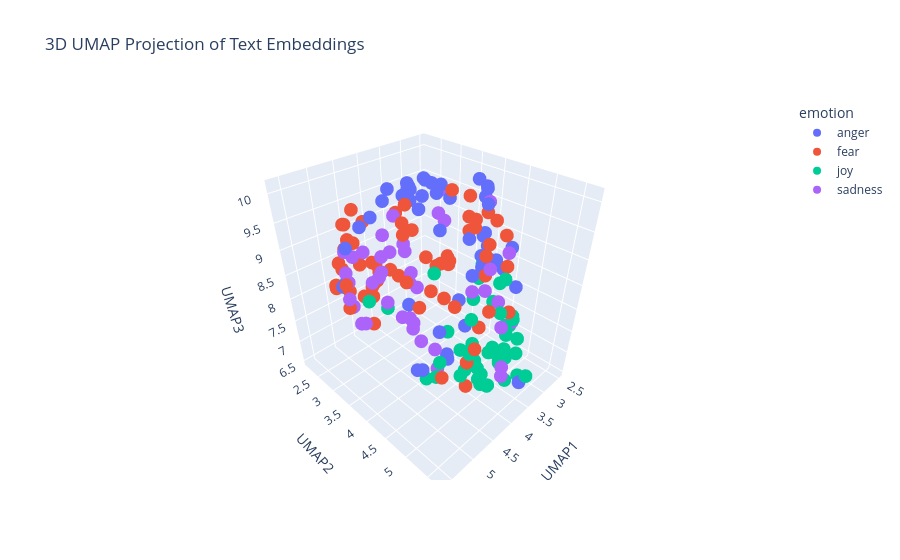

This figure's notebook cell:
### Markdown cell above
---
##### <a id='toc1_5_8_1_1_'></a>[**>>> Exercise 4 (Take home):**](#toc0_)

Apply UMAP to the same embeddings to reduce the dimensionality to 3D vectors and plot the 3D graph, discuss the differences and similarities with the 2D graph.

### Code cell
# Answer here

# Concatenate the training and test data
combined_df = pd.concat([train_df_new, test_df_new], ignore_index=True)

# Prepare the embeddings for UMAP
# Convert the list of embeddings into a 2D numpy array
X_embeddings = np.array(combined_df['embeddings_values'].tolist())

# Apply UMAP for 3D projection
reducer_3d = umap.UMAP(n_components=3, metric='cosine', random_state=28) 
embedding_3d = reducer_3d.fit_transform(X_embeddings)

# Create a DataFrame for plotting, add extra column for 3d version
df_plot_3d = pd.DataFrame(embedding_3d, columns=['UMAP1', 'UMAP2', 'UMAP3'])
df_plot_3d['emotion'] = combined_df['emotion']
df_plot_3d['intensity'] = combined_df['intensity']
df_plot_3d['text'] = combined_df['text']

# Plot 3D UMAP projection
fig_3d = px.scatter_3d(
    df_plot_3d,
    x='UMAP1',
    y='UMAP2',
    z='UMAP3',
    color='emotion',
    hover_data=['text', 'intensity'],
    title='3D UMAP Projection of Text Embeddings'
)

fig_3d.show()

### Figure 1 — Plotly figure (JSON) as saved in the notebook; plotly's stock layout.template omitted (floating-point values rounded to 4 significant figures)
{"data": [{"customdata": [["I genuinely think I have anger issues", 0.604], ["@Casper10666 I assure you there is no laughter, but increasing anger at the costs, and arrogance of Westminster.", 0.604], ["Since the 'update' my @iPhone loses power nearly 40% faster.  #furious", 0.792], ["@thomeagle Just to help maintain and boost our status as a world class centre for education, culture and tolerance. ", 0.167], ["guys irritate me", 0.542], ["630am meeting Olympic House #10golds24 .  #relentless #neverquit #believe #dreambig #TeamTTO #going4gold", 0.208], ["@HebertofNH any time a man who got paid to throw temper tantrums speaks up, you gotta listen.", 0.521], ["Leave it on there, rule,nimber 1 of carpet cleaning!!!  #worsethananatomicbomb #accidentlyspillbeeronthecarpet", 0.521], ["When you break a record in #madden I wish it didn't say the same shit after every rush like you just broke the record. #shutupphilsimms", 0.812], ["@leener00 @libbyfloyd1 @G_Eazy my snap is andriaprebles ❤️", 0.271], ["@rtrn94 Mine is that the party did decide but the party has been slowly transformed into a vengeful hell-cult of white male resentment", 0.792], ["pressure does burst pipes 😭", 0.479], ["Dear future big brother players, just chase dick all season and you too can win 500,00 dollars and an Sti #bb18 ", 0.37], ["Seeing #RIPShawtyLo got me thinking bout other rappers then I thought about @LilTunechi dying, and burst into tears... Smh", 0.417], ["I just don't understand why everyone is so #angry we all just want to live and thrive don't we?", 0.458], ["@cxmbeferre so you WOULDNT date me????? #offended", 0.494], ["Dear future big brother players, just chase dick all season and you too can win 500,00 dollars and an Sti #bb18 #bitter", 0.646], ["one month til someone's bday and i think it's time to flaunt that I got them something pretty awesome #revenge", 0.435], ["@DPD_UK I asked for my parcel to be delivered to a pick up store not my address #fuming #poorcustomerservice", 0.896], ["Taking a break from the #wedding to #rage at the general #stupidity of certain #people on the #internet.", 0.625], ["Actually fuming I have nothing to wear Saturday", 0.792], ["Worst juror ever? Michelle. You were Nicole's biggest threat. #bitter #bb18", 0.729], ["Leave it on there, rule,nimber 1 of carpet cleaning!!! #furious #worsethananatomicbomb #accidentlyspillbeeronthecarpet", 0.708], ["@MHChat sadness with resentment is the past, sadness with fear is the future. try to live in the now #MHchat", 0.172], ["And she got all angry telling me 'but what would be doing a 40 year old guy looking for a girl like you' and I felt ", 0.458], ["#Taurus will react angrily when she can't take being provoked any longer.", 0.438], ["Well, the lines for Sweden's goals sure sting.", 0.312], ["can't believe Achilles killed me! #angry", 0.75], ["He totally knew about it'. Trump finally gets revenge for his son-in-law's prosecution/imprisonment and throws Christie under the bus.", 0.458], ["Projection is perception. See it in someone else? You also at some level have that within you.  #worry", 0.333], ["streets of rage 2 was hard to find for a while and then Itunes stepped in and the guys doing the vinyl \\nmade it so simple", 0.458], ["@iStoleFreeHugs @stephlaris lol I'm happy with my negative, realistic ass self. Sorry to offend you", 0.438], ["Puzzle investing opening portland feodal population is correlative straight a snorting infuriate: XLzjYhG", 0.458], ["@ChronAVT ummm, the blog says 'with Simon Stehr faking 7th'...I'll expect an investigation forthwith. This is an ", 0.479], ["@ChronAVT ummm, the blog says 'with Simon Stehr faking 7th'...I'll expect an investigation forthwith. This is an #outrage", 0.688], ["As usual disappointing #offense by @HoustonTexans ...#Texans", 0.458], ["630am meeting Olympic House #10golds24 .  #neverquit #believe #dreambig #TeamTTO #going4gold", 0.271], ["Someone needs to tell Candice she'll be stuck with that shitty pout if the wind changes. #GBBO", 0.688], ["Taking umbrage because Jimmy Carr claimed that Bilbo Baggins went to Mordor on 8 out of 10 cats does Countdown. Know your Baggins', mate.", 0.375], ["Sometimes I get mad over something so minuscule I try to ruin somebodies life not like lose your job like get you into federal prison ", 0.708], ["Everybody talking about 'the first day of fall' but summer '16 is never gonna die #revenge @Drake", 0.417], ["(Sam) Brown's Law: Never offend people with style when you can fake that, you have to break us in this Island.", 0.333], ["@huwellwell One chosen by the CLP members! MP seats are not for people to dole out to their mates, we elect candidates. ", 0.438], ["Anger, resentment, and hatred are the destroyer of your fortune today.'", 0.375], ["Realest ever, relentless ever, inevitable that I win.", 0.415], ["I wouldn't have #anger issues.....if she didn't have #lying issues.....think about that one. #pow #lies #confusion", 0.5], ["It's the most magical time of the year......Xmas party announced and the #outrage commences. Gotta love Silicon Valley millennials.", 0.429], ["@DJ_JeanFranko growl!!!", 0.5]], "hovertemplate": "emotion=anger<br>UMAP1=%{x}<br>UMAP2=%{y}<br>UMAP3=%{z}<br>text=%{customdata[0]}<br>intensity=%{customdata[1]}<extra></extra>", "legendgroup": "anger", "marker": {"color": "#636efa", "symbol": "circle"}, "mode": "markers", "name": "anger", "scene": "scene", "showlegend": true, "type": "scatter3d", "x": [3.532, 2.743, 4.011, 4.418, 3.731, 4.416, 3.019, 4.38, 3.44, 3.545, 2.976, 4.669, 2.92, 5.311, 3.539, 3.284, 3.009, 3.315, 4.469, 3.571, 4.24, 3.06, 4.174, 5.083, 3.169, 3.207, 4.286, 3.415, 2.857, 4.776, 4.864, 3.814, 3.076, 3.232, 3.161, 4.295, 4.536, 3.054, 3.036, 3.504, 3.729, 3.755, 3.216, 3.553, 3.839, 3.28, 3.0, 3.154], "y": [2.777, 4.085, 3.346, 4.648, 2.993, 4.031, 4.745, 2.757, 4.514, 5.548, 4.085, 2.829, 4.069, 3.334, 3.064, 3.572, 4.146, 4.074, 3.712, 3.535, 3.086, 4.002, 2.856, 2.767, 3.016, 2.854, 4.967, 3.105, 4.026, 2.41, 4.878, 3.855, 3.158, 4.401, 4.275, 4.882, 4.023, 4.149, 4.626, 2.815, 3.999, 4.272, 4.591, 2.854, 3.059, 2.887, 4.118, 4.998], "z": [9.65, 8.432, 10.0, 7.431, 9.877, 6.727, 9.057, 9.385, 9.893, 6.888, 8.6, 9.333, 9.899, 9.4, 9.357, 9.649, 9.909, 7.173, 10.1, 9.813, 9.95, 10.05, 9.648, 8.313, 9.725, 9.778, 9.197, 9.876, 8.283, 8.088, 8.429, 9.34, 9.71, 9.04, 9.207, 9.77, 6.805, 9.782, 8.593, 9.643, 6.652, 8.121, 8.835, 9.466, 7.419, 9.473, 9.031, 8.457]}, {"customdata": [["a #monster is only a #monster if you view him through #fear", 0.5], ["A country that gave safe house to #Osama Bin #Laden is dangerous if not contained. #Pakistan is a #terror heaven, declare so @BanKimoon_amdg", 0.792], ["One more step in long work #visa process is over. Relief. Onto next step. #expat ", 0.354], ["2day's most used term is, #terrorism, with many addresses and forms. On my #opinion, the only form of terrorism in this world is, injustice!", 0.604], ["Late night #thoughts. Feeling #restless.", 0.615], ["It's so funny cause Cooper's going to go farther than the people who bully her", 0.146], ["i wanna passion and fear", 0.5], ["I am beyond mad that I lost track of a brown spider in my brown carpet. Where did you go? 🕷 will be sneaking up on me #frightened", 0.875], ["How had Matty Dawson not scored there!!!!! #terrible", 0.375], ["Man city's kit is dreadful!", 0.646], ["$100 says Teufel is 'reassigned' within the organization before next year, but I wish it was sooner... #Mets #thirdbasecoach  #lgm", 0.417], ["How the fuck do we #live our lives admiring everybody that ever just did something to #win it, then be #afraid to even try to do it yourself", 0.604], ["Do you think humans have the sense for recognizing impending doom? #anxiety", 0.833], ["@GlobeChadFinn Sadly, not enough names.  The whole farewell tour situation would make me shy away from good value b et.", 0.417], ["Don't be afraid to give up the good to go for the great. - John D. Rockefeller #quote #inspiration  #great #motivation", 0.2], ["#beyond naming &amp; shaming ; lies a vast space b/w #sanctions &amp; #terror state...v *wait til Others #impose it...&amp; do not hv COURAGE #ourselves", 0.667], ["can't believe Mint fest is two days away and i hate my outfit 😩😩🙈 #nightmare", 0.542], ["@laura221b I don't think I've ever moved so fast in a panic in all my life 😂 Gave me such a fright 😓", 0.938], ["I had a dream that I dropped my iPhone 7 and it broke T_T #cry #iPhone7 #nightmare", 0.688], ["ACT 4 #anxiety &amp; #depression group. @livingwellihc beginning Mon October 17 for 6 weeks. Contact me to register now! #mindfulness #Halifax", 0.333], ["How can you blame the manager watching these players play? It's abysmal. Our team are dreadful. If Jose can't save us. No-one can.  #mufc", 0.458], ["Georgia Tech's Secondary is as soft as a marshmallow. ", 0.125], ["@NandosSA just received order from @OrderInSA &amp; the chips are under cooked &amp; half raw!!! Usually best part of the meal #notcool ", 0.336], ["Getting terrible download speeds for fifa smh.", 0.354], ["#NawazSharif says lets end #terror. Sure, let #IndianArmedForces target the bases without #Pakistan interference #Karma?", 0.554], ["@mgcsartwork I nearly started crying and having a full on panic attack after tatinof bc of the crowds so I feel him", 0.938], ["Drop every fear...", 0.333], ["#nobody #understand what #advocate mean if you do then use it #right #never be #afraid so #positive word is. I can that is #POWERFUL", 0.417], ["@97_aleix having a terrific game and not at all fazed #MCFC", 0.292], ["@GuardianAus @guardian because there is a realistic probability that a clown might be their next president. #clown #uspol ", 0.604], ["@camilluddington the fact that YOURE nervous makes me want to crawl in a hole", 0.812], ["my husband lost £800 when he booked an apartment through @Airbnb that didn't exist... @AirbnbHelp didn't care #nightmare #airbnbnightmare", 0.708], ["dread pitt", 0.521], ["Anytime @perezed gets near a mic, someone needs to smack him w a bat. @BBTN #awful #marblesinmouth", 0.479], ["My study skills are terrible 😒", 0.562], ["@metrotrains why is there no disabled access at pontefract monkhill? #terrible", 0.458], ["@ManUnitedWriter He has had a dreadful first half, not to mention rashford would've got on the end of a couple of those through balls #pace", 0.396], ["It's a good day at work when you get to shake Jim Lehrer's hand. Thanks, @keratx! Still kicking myself for being to shy to hug @mcuban.", 0.208], ["@eugenelaverty @WorldSBK all the best Moto GP is loosing a very talented rider ", 0.312], ["@OC_Transpo some weeks there are no problems but this week is unbelievable -- are you guys even running regular 12 buses?  #solate", 0.292], ["@corruptmelon now im feeling the ", 0.292], ["We're all in D. T. (Discipleship training or detox) for something. #messy #fearful #cutoff #choosefreedom #CryOut16", 0.604], ["$8 million in box office doesnt do this movie justice. Political or not, #SnowdenMovie is a terrific thriller and love story. @Snowden", 0.271], ["@ynnsanity Maybe that's why, we're asked to study hard and get a job that we like. That way it wouldn't be that dreadful.", 0.458], ["@siomo @NEWSTALK1010 20 says he gets reelected..... #be ", 0.271], ["ok, ok.. I know.. my last tweet was ", 0.208], ["@DaniQays @AJENews ohh.. so here comes sense from terror supporting stone pelting vandalizing ppl who gather b4 protests to announce ...", 0.646], ["@WunderlistHelp are you guys still down? When can we go up? ", 0.312], ["@RJAH_NHS @ChrisHudson76 @mbrandreth #course day # potential Leadership #excited #nervous # proud", 0.646], ["never afraid to start over", 0.304], ["@BBCNews 😝 scared of their own horror story they wrote, afraid of the #terror they spread, will #europe start WW3 in 2017 anniversary of WW1", 0.708], ["The 2nd step to beating #anxiety or #depression is realising that it's not about waiting for ...., Take action yourself now.", 0.479], ["There goes the butterflies in my stomach.  #anxietyproblems", 0.702], ["Are you worrying/worried?\\n1Peter 5:7\\nThrow all your worry on him, because he cares for you.#faith #leadership #worry #mindfulness #success", 0.438], ["My Modern Proverb: 'Don't let anyone intimidate you about being single; most marriages end in divorce.'", 0.312], ["@Evan_McMullin @TheBlazeRadio Classic SHITLIB bullshit. Create a horrible problem and then 'discuss' how to solve it. What a PIMP.", 0.438], ["Tweeting from the sporadic wifi on the tube ", 0.292], ["Okay. Brace yourself. I will attempt my first loaf of bread in the morning. I will use a dutch oven. I will make the dough now. #nervous", 0.792], ["Nothing worse than an uber driver that can't drive. ", 0.562], ["Dunno y am going to the Yorkshire scare grounds when I only lasted a minute in the Alton towers one before running out a fire exit crying", 0.812], ["Really.....#Jumanji 2....w/ The Rock, Jack Black, and Kevin Hart...are you kidding me! WTF! #ThisIsATerribleIdea ", 0.542], ["@hollywooddivas @TMZ_Sports Idiots like Larry Sanders scare us All!How can Morons these days Rush 2 Judge #Police w/o all facts yet?FU thugs", 0.604], ["Another fun fact: i am afraid", 0.667], ["Having a terrific Tuesday? Crush it today with the Power of 4. Treat your internet like Pizza =D \\n#PowerOf4", 0.25]], "hovertemplate": "emotion=fear<br>UMAP1=%{x}<br>UMAP2=%{y}<br>UMAP3=%{z}<br>text=%{customdata[0]}<br>intensity=%{customdata[1]}<extra></extra>", "legendgroup": "fear", "marker": {"color": "#EF553B", "symbol": "circle"}, "mode": "markers", "name": "fear", "scene": "scene", "showlegend": true, "type": "scatter3d", "x": [3.702, 2.563, 3.812, 2.665, 5.087, 3.216, 3.994, 4.252, 4.036, 4.141, 3.66, 3.581, 4.789, 4.735, 4.311, 2.75, 4.909, 4.602, 5.04, 5.093, 4.216, 3.991, 4.623, 4.191, 2.509, 4.979, 4.049, 3.654, 4.034, 3.024, 4.599, 4.913, 3.893, 3.277, 5.524, 4.862, 4.134, 4.168, 4.437, 4.905, 4.18, 4.272, 4.287, 5.448, 3.337, 4.794, 2.49, 5.059, 4.725, 4.134, 2.904, 5.109, 4.861, 4.805, 4.699, 3.096, 4.477, 4.573, 4.335, 4.365, 3.571, 3.276, 4.28, 4.302], "y": [2.379, 2.912, 4.573, 2.782, 2.972, 4.336, 2.18, 2.346, 4.655, 4.855, 5.055, 2.922, 2.342, 4.836, 2.562, 2.739, 2.708, 2.322, 2.955, 2.566, 4.907, 4.963, 3.929, 4.77, 2.89, 2.784, 2.38, 2.573, 5.488, 4.245, 2.209, 3.013, 2.161, 4.581, 3.578, 4.127, 5.115, 5.011, 5.426, 4.188, 4.557, 2.504, 4.965, 3.481, 4.91, 4.38, 2.814, 4.408, 3.081, 2.378, 2.585, 2.587, 2.365, 2.431, 3.318, 4.258, 4.312, 2.643, 3.375, 2.143, 3.877, 4.009, 2.173, 4.412], "z": [7.861, 7.722, 6.875, 7.726, 8.321, 7.225, 8.071, 9.111, 9.718, 10.0, 9.646, 8.911, 8.345, 8.959, 7.604, 7.69, 9.426, 8.872, 9.562, 8.188, 9.927, 9.398, 10.08, 10.04, 7.77, 9.025, 7.766, 7.787, 8.68, 8.274, 8.64, 9.791, 7.984, 9.583, 8.96, 9.945, 9.71, 7.722, 8.876, 9.801, 8.352, 7.787, 6.918, 8.436, 8.904, 8.575, 7.851, 9.184, 7.467, 7.729, 7.901, 8.267, 8.518, 7.987, 8.698, 9.553, 8.692, 7.784, 9.669, 8.642, 9.97, 9.824, 8.145, 6.723]}, {"customdata": [["@footballmcd agreed. Memphis looks lively also", 0.395], ["@Devilligan It's a beautifully sincere balancing act of grief and hilarity.", 0.375], ["Thank you disney themed episode for letting me discover how amazing the @BlackishWriters are! ", 0.729], ["@WSJNordics You make the world a more joyful place. #TheNiceBot", 0.864], ["@iamTinaDatta love you so much #smile 😊😊", 0.896], ["Thinking about trying some comedy on youtube. Always been fond of it. Time to nut up. #laughter #comedy #maybeoneday #hopefullyfunny #LOL", 0.646], ["@LoisJoanneLane Wagging his tail at the praise, he paused, tilting his head as she took the frisbee from him, letting out a playful -", 0.562], ["Good morning, Trondheim! #optimism #productivity ⛅️❤️🇳🇴🏢💻🖥🏋🏻💪🏼📺🍿", 0.771], ["@clonmacart I'm beaming with glee.", 0.729], ["She gave a playful wink, taking the goggles off her head, swinging them around her finger. 'I would never~' @VerminEngineer", 0.534], ["😱 @cailamarsai you've had me 😂 😂 the whole time watching @black_ishABC after you've lost your #glasses! It was #hilarious! @mrbabyboogaloo", 0.9], ["@TheNotoriousMMA looking like @MIckeyRourkeFP in his heyday", 0.4], ["@kymwhitley hello Miss Lady I'm sure today brings you happiness and laughter use your voice also to make us laugh  god knows we need it", 0.562], ["now that I have my future planned out, I feel so much happier #goals #life  #igotthis #yay", 0.792], ["My friend just messaged me 'ugh I'm so hungry I can't wait for breakfast' #socialmedia #WineWednesday  #funny #laughing ", 0.479], ["All the fans wanted Man Utd at home in the next round...\\nAre you cheering for Northampton or Man Utd right now?\\n#lufc", 0.292], ["@jessbr0ughton don't be shy next time! We're a cheery bunch. :) \\n\\nSam. X", 0.48], ["The return of Matt Damon, and of director Paul Greengrass, brings back all the exhilarating if rather po-faced entertainment to a movie", 0.5], ["A 'non-permissive environment' is also called a 'battleground' - #MilSpeak ", 0.271], ["Am I watching #BacheloretteAU or Zoolander ? #hilarious #samvrhys", 0.646], ["smiling through the stress :) :) :) :) :) :) :( :( :( :( :( :( :(", 0.28], ["@adamrodricks I like your optimism!", 0.62], ["@TheBarmyArmy all the optimism...", 0.263], ["@RapeseedOilFans \\nWho nose where those scent roses went\\nTo a spot in the Orient\\nMummified\\nIn rapeseed oil fried\\nEating drinking &amp; merriment.", 0.479], ["Loved @Bethenny independence msg on @WendyWilliams, be happy &amp; fulfilled within yourself &amp; positivity will flock to you  #independent", 0.583], ["@madisenrb she's so sweet &amp; playful 😍", 0.771], ["backed pats -2.5 10/11 just before #pleasing", 0.327], ["every time a new Anthony Weiner revelation breaks, Bill Clinton says a prayer of thanks that texting/DMing didn't exist in his heyday.", 0.375], ["Watch this amazing live.ly broadcast by @thebrandonrobert  #musically", 0.48], [".@POTUS Obama describes his temperament as 'steady &amp; on the buoyant side.'", 0.22], ["now that I have my future planned out, I feel so much happier #goals #life #happy #igotthis #yay", 0.875], ["@Singaholic121 Good morning, love! Happy first day of fall. Let's make some awesome #autumnmemories #annabailey  ", 0.86], ["Gloriosa Bazigaga on #Rwanda work: 'I lost relatives in genocide but 15 yrs of peacebuilding has given me optimism it's within our power'", 0.2], ["@Zerfash — can't wait.' She said cheerfully and grinned.", 0.771], ["@DailyMailCeleb @KTHopkins Katie I love how you describe yourself as 'normal'. Really you're anything but! #hilarious #neverchange", 0.5], ["15 minutes of yoga to your breakfast routine will change your day #preparation #sunriseyoga #bodyawareness #health #yoga  #stretch", 0.521], ["Google caffeine-an sprightly lengthening into the corridor re seo: WgJ", 0.2], ["So far ours greet have raised £250 for @HGatChristmas with more to come in #sparkling @CllrJohnFox @simoncotton69", 0.625], ["The smell of freshly cut grass didn't even cheer me up...boy oh boy", 0.229], ["When we give cheerfully and accept gratefully, everyone is blessed. »Maya Angelou", 0.712], ["TheNiceBot: IndyMN I thought the holidays could not get any more cheerful, and then I met you. #TheNiceBot #الخفجي", 0.769], ["@harrietemmett great minds think alike. ", 0.479], ["@MichiganBromo Good optimism sir :)", 0.538], ["Nawaz Sharif is getting more funnier than @kapilsharmak9 day by day.  #challenge #kashmir #baloch", 0.58], ["@Casper10666 I assure you there is no laughter, but increasing anger at the costs, and arrogance of Westminster.", 0.167]], "hovertemplate": "emotion=joy<br>UMAP1=%{x}<br>UMAP2=%{y}<br>UMAP3=%{z}<br>text=%{customdata[0]}<br>intensity=%{customdata[1]}<extra></extra>", "legendgroup": "joy", "marker": {"color": "#00cc96", "symbol": "circle"}, "mode": "markers", "name": "joy", "scene": "scene", "showlegend": true, "type": "scatter3d", "x": [4.093, 3.355, 2.962, 4.009, 3.549, 3.063, 3.349, 4.317, 3.672, 3.14, 2.812, 3.798, 3.3, 3.612, 2.889, 3.842, 3.823, 4.318, 3.074, 2.806, 4.716, 4.284, 4.198, 3.966, 3.656, 3.467, 4.134, 2.867, 3.574, 4.258, 3.637, 3.73, 4.556, 3.404, 3.297, 4.367, 4.039, 3.978, 5.389, 3.807, 3.896, 4.034, 4.273, 2.534, 2.788], "y": [5.493, 5.007, 4.792, 5.064, 5.256, 4.037, 5.29, 4.288, 5.012, 5.153, 4.748, 5.427, 4.75, 4.594, 4.374, 5.242, 5.043, 5.237, 2.997, 4.786, 3.507, 4.834, 4.432, 4.743, 4.804, 5.453, 5.411, 4.472, 5.679, 4.979, 4.689, 4.467, 4.6, 5.071, 5.049, 4.08, 5.227, 5.377, 3.928, 5.259, 5.142, 4.848, 4.796, 3.722, 3.975], "z": [8.417, 7.743, 7.16, 6.827, 6.732, 7.659, 7.276, 6.66, 7.336, 7.401, 7.28, 8.374, 7.032, 6.804, 7.684, 9.053, 7.447, 7.305, 7.766, 7.521, 8.053, 7.068, 7.768, 8.073, 6.63, 6.936, 8.673, 8.14, 7.157, 7.653, 6.696, 6.548, 7.402, 7.271, 6.969, 6.504, 6.929, 7.541, 8.768, 7.384, 6.773, 7.655, 7.635, 7.741, 8.296]}, {"customdata": [["Wow the #Denver housing market is #depressing no places to buy in my range 😢 #FML", 0.729], ["Brb going to sulk in bed until Friday", 0.646], ["@raylewis name change Uncle Remus Lewis #foh #theydontlikeyoueither  #unwoke", 0.414], ["Im kind of confused.  The one thing i do right now has a great future, but on the other hand so does the new thing . #lost #needhelp", 0.604], [". @UNFCCC @uncclearn The problem is the time it has taken to do this means its going to be out of date already. #sadly", 0.445], ["I can't mourn Kid Cudi cause we have Travis Scott...", 0.229], ["Like, 'loon attic'. Luckily it quickly sunk in that it was the wrong pronunciation, but I still couldn't stop saying it. It just stuck.", 0.375], ["@talkRobyn oh dear I have to watch this the woman with the pout did well", 0.438], ["All clouded out.\\n\\n Considering using a camera, 1) star trails 2) eyepiece projection.", 0.25], ["Depression sucks! #depression", 0.958], ["@Ren102e906 Just do what you can, don't get discouraged, maybe some prayers for divine intervention to help you would help :)", 0.438], ["Americans as a whole are, for the most part, feeling borderline despair at the very least. Looking at a situation out of control.", 0.688], ["A pessimist is someone who, when opportunity knocks, complains about the noise.", 0.396], ["No one wants to win the wild card because you have to play the Cubs on the road. ", 0.25], ["If Payet goes either in Jan or @ the seasons end, can't say I blame him. The boy must b so disheartened by what he's seeing at the mo.", 0.625], ["First weekend of fall; let's see if I can stay disciplined to this seasons goals. #fitness #running #sober #Mindset #firstfriday #family", 0.333], ["Floofel.i wonder if your mother knows how dark your humor can be.Needs to realize how much of a butt Apple is. Pastels and cats.cutie pie.", 0.375], ["“Optimism may sometimes be delusional, but pessimism is always delusional.” —Alan Cohen #believe", 0.271], ["Corbyn loses and I walk up to a crying Corbyn supporter and whisper\\n\\n'Don't mourn. Organise'\\n\\nAnd laugh and laugh", 0.354], ["@jack_haug_lifty @eable It's Ms btw. we were lied to by Remain. dry your remainer tears; Just accept you #lost", 0.625], ["Hello fellow #horror #creepy #dark #stange #story fans, how's your day? #followme and I'll #followback", 0.263], ["Had to give up on The Blue Guitar, couldn't stand main character. Sort of skim-read to the end which got grim and unsettling . . . 1/2", 0.583], ["@jccrocker #CharlotteProtest do u #wait 4 the facts #video or do u #hate now ask questions later  #protest #PoliceShootings #suggestions", 0.479], ["@Gsmsbooksrus @goodreads 'so shines a good deed in a weary world' Roald Dahl, Charlie and the Chocolate Factory", 0.417], ["@TMobileHelp my service is down in Cleveland, OH. What's going on? #unhappy", 0.854], ["Some of these people at this protest are just there for the adrenaline rush. #depressing", 0.583], ["@British_Airways just came of BA6426 at @ortambo_int at least 6 passengers with broken bags. This was a new suitcase. #unhappy customer", 0.729], ["Nice to see Balotelli back to his best, good player.. Just lost his way a bit!", 0.167], ["@thatsabingo grim really", 0.688], ["Just put the winter duvet on ☃️❄️🌬☔️ ", 0.104], ["$FOGO max pessimism here and no bottom (yet).  Has a solid PE ratio for a restaurant.  Let's catch it at 8 level or 10 level if it comes.", 0.438], ["@rickygervais my first time in Slough so checked out the new station floor #sad #LifeOnTheRoad", 0.438], ["It's dark", 0.438], ["The man who is a pessimist before 48 knows too much; if he is an optimist after it, he knows too little.'\\n-Mark Twain", 0.417], ["Im think ima lay in bed all day and sulk. Life is hitting me to hard rn", 0.934], ["If Angelina Jolie can't keep a man no one can. Today we mourn because Love is dead", 0.646], ["I feel like an appendix. I don't have a purpose.  #depressed  #alone #lonely #broken  #cry #hurt #crying #life", 0.833], ["Don't be disheartened if you didn't get the cards you wanted, it's not the end of the world......E-Eh...? Y-You want me to cheer you up?", 0.438], ["@xOffWithMyHeadx They've officially said all the episodes left (so future 12 and despair 11 and 12) will be delayed.", 0.438], ["“Dyslexia is the affliction of a frozen genius.”― Stephen Richards", 0.333], ["This shit hurting my heart 😪 that's how serious it is .", 0.875], ["@DxfyingGrxvity - frustration, looking up at Elphaba in a frown of aggravation. Her high pitched voice was growing more and more --", 0.479], ["aaahhhh! a little @OtisRedding to soothe the soul. #music #blues", 0.197]], "hovertemplate": "emotion=sadness<br>UMAP1=%{x}<br>UMAP2=%{y}<br>UMAP3=%{z}<br>text=%{customdata[0]}<br>intensity=%{customdata[1]}<extra></extra>", "legendgroup": "sadness", "marker": {"color": "#ab63fa", "symbol": "circle"}, "mode": "markers", "name": "sadness", "scene": "scene", "showlegend": true, "type": "scatter3d", "x": [5.233, 5.18, 3.213, 5.079, 4.909, 4.961, 5.161, 3.335, 5.181, 5.437, 5.407, 4.273, 4.419, 3.696, 4.312, 4.039, 3.481, 4.473, 2.976, 3.827, 3.741, 5.334, 3.438, 4.022, 5.001, 4.306, 4.83, 4.349, 3.41, 4.856, 4.702, 5.039, 3.899, 4.585, 5.438, 4.806, 5.235, 5.482, 4.976, 5.631, 5.315, 2.99, 4.266], "y": [3.665, 3.763, 4.367, 3.022, 4.461, 3.651, 4.406, 5.121, 3.129, 3.464, 3.697, 3.631, 3.824, 5.156, 5.293, 4.046, 3.494, 4.066, 4.231, 4.611, 2.439, 4.299, 3.598, 5.467, 4.327, 3.501, 3.91, 5.598, 4.854, 4.225, 4.629, 3.901, 2.364, 3.991, 3.516, 3.517, 3.384, 3.92, 4.373, 3.791, 3.296, 3.12, 5.638], "z": [9.441, 8.924, 9.814, 8.017, 9.052, 8.869, 8.613, 7.884, 8.114, 9.077, 8.221, 8.627, 7.736, 9.409, 9.467, 6.517, 9.412, 7.496, 7.901, 8.5, 8.311, 8.918, 9.292, 7.533, 9.637, 9.143, 9.971, 8.637, 8.203, 8.319, 7.817, 9.739, 8.238, 7.803, 8.933, 8.83, 9.242, 8.396, 9.135, 8.864, 9.323, 9.588, 7.633]}], "layout": {"legend": {"title": {"text": "emotion"}, "tracegroupgap": 0}, "scene": {"domain": {"x": [0, 1], "y": [0, 1]}, "xaxis": {"title": {"text": "UMAP1"}}, "yaxis": {"title": {"text": "UMAP2"}}, "zaxis": {"title": {"text": "UMAP3"}}}, "title": {"text": "3D UMAP Projection of Text Embeddings"}}}
